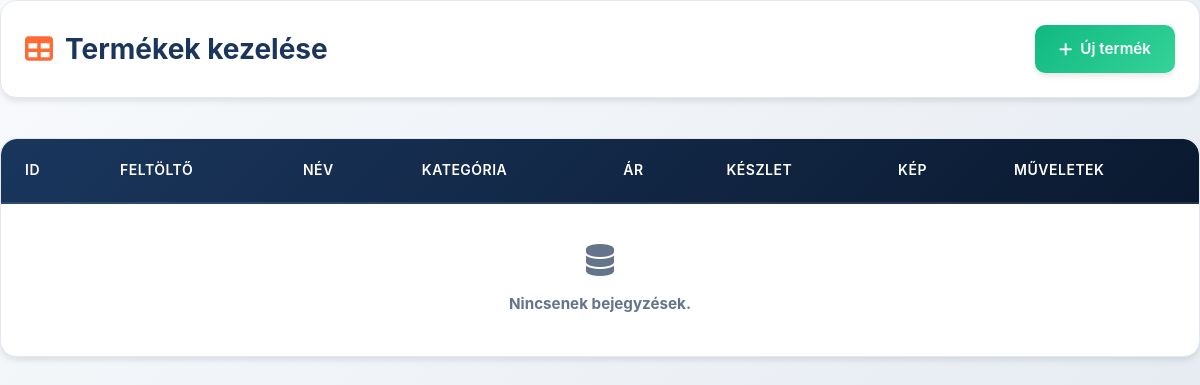
The page /admin/panel_products.php (signed in) on the database as committed earlier.
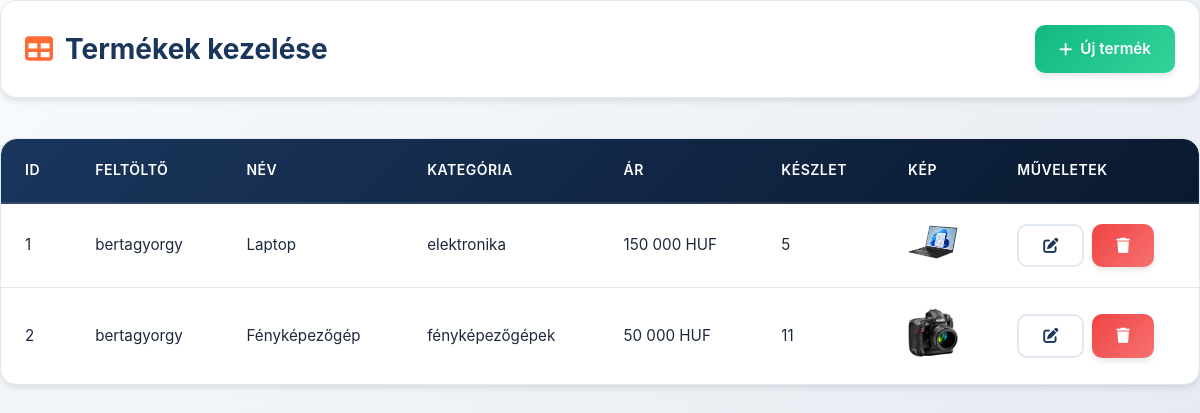
The same page on the database as committed later.
### tables this page shows
CREATE TABLE products (
    product_id INT PRIMARY KEY AUTO_INCREMENT,
    user_id INT NOT NULL,
    stock_quantity INT NOT NULL DEFAULT 0,
    product_name VARCHAR(255) NOT NULL,
    category VARCHAR(100),
    product_description TEXT,
    price DECIMAL(10,2) NOT NULL,
    stock INT DEFAULT 0,
    main_image_url VARCHAR(255)
);

CREATE TABLE users (
    user_id INT PRIMARY KEY AUTO_INCREMENT,
    username VARCHAR(100) NOT NULL UNIQUE,
    email VARCHAR(255) NOT NULL UNIQUE,
    user_password VARCHAR(255) NOT NULL,
    is_active CHAR(1) NOT NULL DEFAULT 'A',
    registration_date DATETIME DEFAULT CURRENT_TIMESTAMP,
    user_role CHAR(1) NOT NULL,
    ip VARCHAR(45),
    activation_code VARCHAR(128),
    profile_image VARCHAR(255) NOT NULL DEFAULT('images/anonymous.png')
);

### app/generic_crud.php (the view, shortened to what the changed rows need)
<?php
$action = $_GET['action'] ?? 'list';
$table = $config['table'];
$pk = $config['pk'];
$page_file = $config['page_file'];
$page_title = $config['page_title'];
$allow_edit = $config['allow_edit'] ?? true;
$allow_delete = $config['allow_delete'] ?? true;
?>
<!DOCTYPE html>
<html lang="hu">
<head>
    <link rel="stylesheet" href="https://cdnjs.cloudflare.com/ajax/libs/font-awesome/6.7.2/css/all.min.css" />
    <link rel="stylesheet" href="../static/index.css">
    <link rel="stylesheet" href="../static/admin-modern.css">
</head>
<body class="admin-page">
<?php
switch ($action):
?>
<?php endif; break;
    default:
?>
<div class="top-bar">
    <h1><i class="fas fa-table"></i> <?= htmlspecialchars($page_title) ?> kezelése</h1>
</div>
<div class="table-wrapper">
    <table>
        <thead>
            <tr>
                <?php
                foreach ($config['list_columns'] as $db_col_name => $label):
                    if (is_numeric($db_col_name)) {
                        $display_label = $label;
                    } else {
                        $display_label = $label;
                    }
                ?>
                    <th><?= htmlspecialchars($display_label) ?></th>
                <?php endforeach; ?>
                <th>Műveletek</th>
            </tr>
        </thead>
        <tbody>
            <?php
            $list_sql = $config['list_query'] ?? "SELECT * FROM $table ORDER BY $pk";
            $result = $conn->query($list_sql);
            if ($result && $result->num_rows > 0):
                while ($row = $result->fetch_assoc()):
            ?>
            <tr>
                <?php
                foreach ($config['list_columns'] as $db_col_name => $label):
                    if (is_numeric($db_col_name)) {
                        $value = $row[$label] ?? null;
                    } else {
                        $value = $row[$db_col_name] ?? null;
                    }
                    if (isset($config['list_formatters'][$db_col_name]) && is_callable($config['list_formatters'][$db_col_name])) {
                        $display_value = $config['list_formatters'][$db_col_name]($value, $row);
                    } else {
                        $display_value = htmlspecialchars((string)($value ?? 'N/A'));
                    }
                ?>
                    <td><?= $display_value ?></td>
                <?php endforeach; ?>
                <td class="actions">
                    <div class="action-buttons">
                        <?php if (!empty($allow_edit)): ?>
                            <a href="<?= htmlspecialchars($page_file) ?>?action=edit&id=<?= urlencode($row[$pk] ?? '') ?>"
                               class="btn btn-secondary edit-btn" title="Szerkesztés">
                                <i class="fa-solid fa-pen-to-square"></i>
                            </a>
                        <?php endif; ?>
                        <?php if (!empty($allow_delete)): ?>
                            <a href="<?= htmlspecialchars($page_file) ?>?action=delete&id=<?= urlencode($row[$pk] ?? '') ?>"
                               class="btn btn-danger delete-btn"
                               onclick="return confirm('Biztosan törlöd ezt az elemet?');"
                               title="Törlés">
                                <i class="fa-solid fa-trash"></i>
                            </a>
                        <?php endif; ?>
                    </div>
                </td>
            </tr>
            <?php endwhile; else: ?>
            <tr>
                <td colspan="<?= (is_array($config['list_columns']) ? count($config['list_columns']) : 0) + 1 ?>"
                    style="text-align:center; padding:40px; font-weight:bold; color: var(--admin-text-light);">
                    <i class="fas fa-database" style="font-size: 2rem; margin-bottom: 1rem; display: block;"></i>
                    Nincsenek bejegyzések.
                </td>
            </tr>
            <?php endif; ?>
        </tbody>
    </table>
</div>
<?php endswitch; $conn->close(); ?>
</body>
</html>

### admin/panel_products.php (shortened to what the changed rows need)
<?php
$config = [
    'table' => 'PRODUCTS',
    'pk' => 'product_id',
    'page_file' => '../admin/panel_products.php',
    'page_title' => 'Termékek',
    'singular_name' => 'termék',
    'list_columns' => [
        'product_id' => 'ID',
        'user_id' => 'Feltöltő',
        'product_name' => 'Név',
        'category' => 'Kategória',
        'price' => 'Ár',
        'stock_quantity' => 'Készlet',
        'main_image_url' => 'Kép',
    ],
    'list_query' => "SELECT p.*, u.username
                     ORDER BY p.product_id",
    'list_formatters' => [
        'user_id' => function($value, $row) {
            return htmlspecialchars($row['username']);
        },
        'price' => function($value, $row) {
            return number_format((float)$value, 0, '', ' ') . ' HUF';
        },
        'main_image_url' => function($value, $row) {
             $image_path = '../uploads/products/' . htmlspecialchars($value);
             return '<img src="' . $image_path . '" alt="Termékkép" style="max-width: 50px; height: auto; border-radius: 4px;">';
        }
    ],
    'form_fields' => ['user_id', 'product_name', 'category', 'product_description', 'price', 'stock_quantity', 'main_image_url'],
    'fields' => [
        'product_id' => ['label' => 'ID', 'type' => 'number', 'param_type' => 'i', 'list_only' => true],
        'user_id' => [
            'label' => 'Feltöltő felhasználó',
            'type' => 'select',
            'required' => true,
            'param_type' => 'i',
            'foreign_key' => [
                'table' => 'USERS',
                'value_col' => 'user_id',
                'display_col' => 'username'
            ]
        ],
        'product_name' => ['label' => 'Termék neve', 'type' => 'text', 'required' => true, 'param_type' => 's'],
        'category' => ['label' => 'Kategória', 'type' => 'text', 'param_type' => 's'],
        'product_description' => ['label' => 'Leírás', 'type' => 'textarea', 'param_type' => 's'],
        'price' => ['label' => 'Ár', 'type' => 'number', 'step' => '1', 'required' => true, 'param_type' => 'i'],
        'stock_quantity' => ['label' => 'Készlet', 'type' => 'number', 'default' => 10, 'param_type' => 'i'],
        'main_image_url' => [
            'label' => 'Termék fő képe (Képfeltöltés)',
            'type' => 'file',
            'param_type' => 's',
        ]
    ]
];
require '../app/generic_crud.php';

Rows that differ between the two databases and show on the page:
added products: product_id "1", user.username "bertagyorgy", product_name "Laptop", category "elektronika", price "150 000 HUF", stock_quantity "5", main_image_url (picture)
added products: product_id "2", user.username "bertagyorgy", product_name "Fényképezőgép", category "fényképezőgépek", price "50 000 HUF", stock_quantity "11", main_image_url (picture)
Other text that changed with them:
text no longer shown: "Nincsenek bejegyzések."
